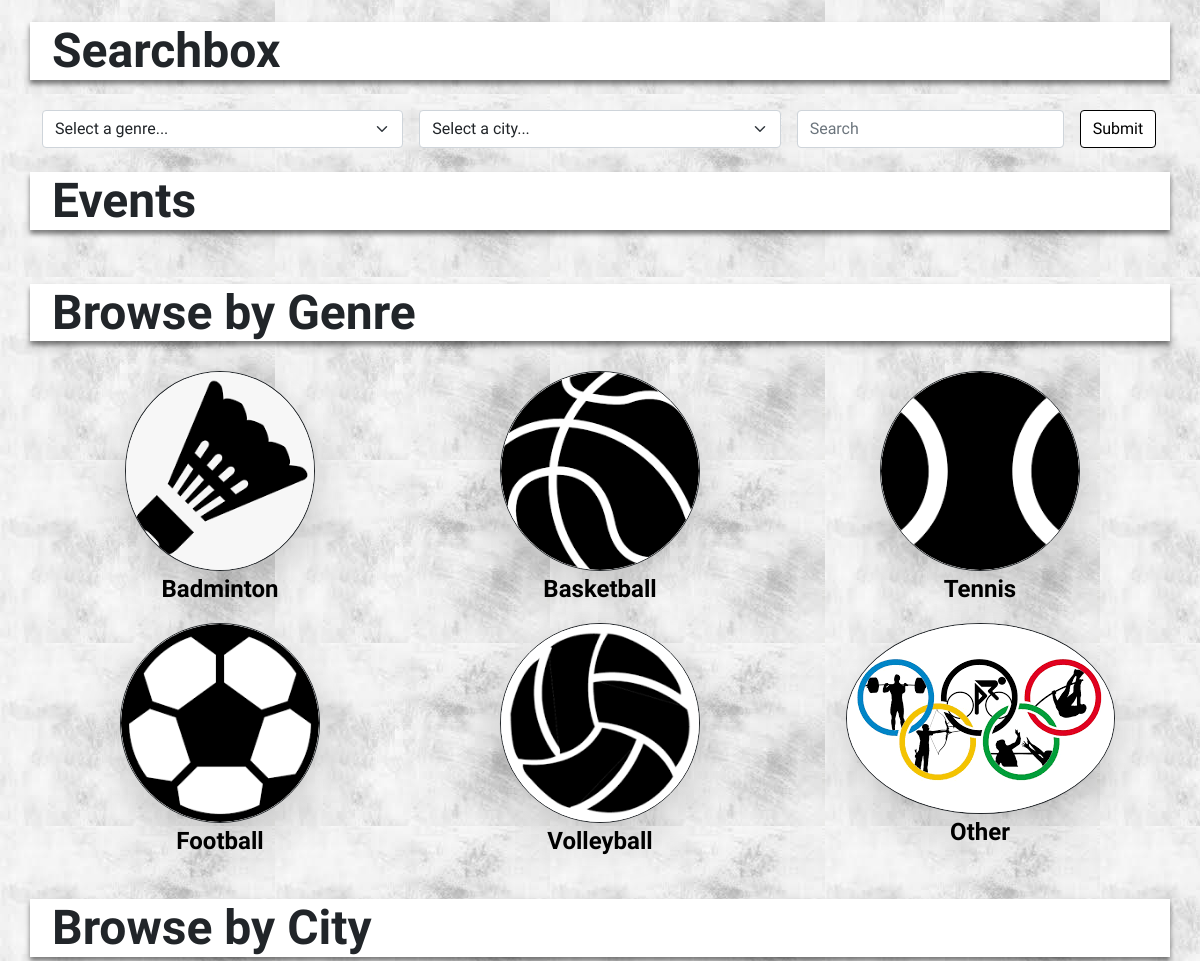
The app's page / (middle part), older data.
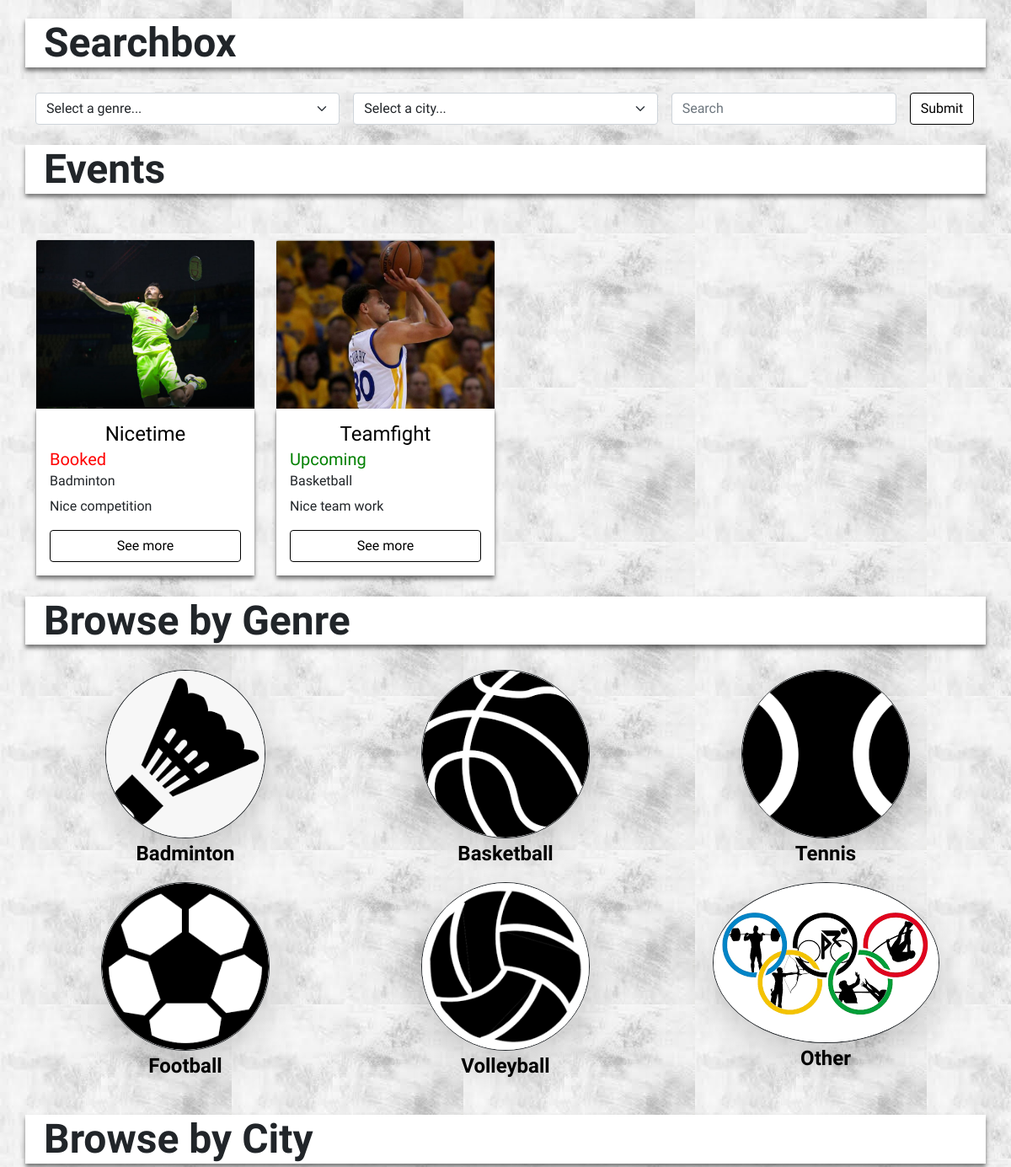
The same page, newer data.
### website/models.py (models this page shows, shortened)
class Event(db.Model):
    __tablename__ = 'events'
    id = db.Column(db.Integer, primary_key=True, nullable=False)
    title = db.Column(db.String(100), index=True, unique=True, nullable=False)
    date = db.Column(db.DateTime, nullable=False)
    headliner = db.Column(db.String(80), index=True, nullable=False)
    venue = db.Column(db.String(80), nullable=False)
    description = db.Column(db.String(2000), nullable=False)
    image = db.Column(db.String(400), default='/static/images/live.jpg')
    total_tickets = db.Column(db.Integer, nullable=False)
    tickets_booked = db.Column(db.Integer, default=0, nullable=False)
    tickets_remaining = db.Column(db.Integer, nullable=False)
    price = db.Column(db.Float, nullable=False)
    event_status = db.Column(db.Enum(EventStatus))
    event_genre = db.Column(db.Enum(EventGenre))
    event_city = db.Column(db.Enum(EventCity))
    created_on = db.Column(db.DateTime, default=datetime.now())
    comments = db.relationship('Comment', backref='event')
    users = db.relationship('User', backref='event')
    booking = db.relationship('Booking', backref='event', viewonly=True)
    user_id = db.Column(db.Integer, db.ForeignKey('users.id'), nullable=False)

### website/views.py (the view)
@bp.route('/')
def index():
    return render_template('index.html')

### website/templates/index.html (shortened to what this page needs)
{% extends 'base.html' %} {% block content %}
<br>
<div id='page-container' class='container'>
    <br>
    <div class='row'>
        <h1 class='display-5 fw-bold'>Searchbox </h1>
    </div>
    <form action="{{url_for('main.search')}}" class="row gx-3 gy-2 align-items-center">
        <div class="col-md-4">
            <select name="genre" class="form-select">
                <option value='' selected>Select a genre...</option>
            </select>
        </div>
        <div class="col-md-4">
            <select name="city" class="form-select">
                <option value='' selected>Select a city...</option>
            </select>
        </div>
        <div class="col-md-3">
            <input name="search" class="form-control mr-sm-2" type="search" placeholder="Search"
                aria-label="Search"></input>
        </div>
        <div class="col-md-1">
            <button type="submit" id='searchbtn' class="btn btn-primary btn-block">Submit</button>
        </div>
    </form>
    <br>
    <div class='row'>
        <h1 class='display-5 fw-bold'>Events</h1>
    </div>
    <div class='row'>
        {% for event in current_events %}
        <div class='col-12 col-sm-6 col-md-4 col-lg-3 d-flex align-items-stretch'>
            <div class='card mt-4'>
                <img src="{{event.image}}" class='card-img-top img-fluid' alt=''>
                <div class='card-body d-flex flex-column'>
                    <h4 class='card-title'><a href='{{url_for("events.show", id=event.id)}}'>{{event.title}}</a></h4>
                    {% if event.tickets_remaining == 0 %}
                    <h5 class='card-subtitle mb-2' style="color:red">{{event.event_status.name.title()}}</h5>
                    <h6 class='card-subtitle mb-2'>{{event.event_genre.name.title()}}</h6>
                    {% else %}
                    <h5 class='card-subtitle mb-2' style="color:green">{{event.event_status.name.title()}}</h5>
                    <h6 class='card-subtitle mb-2'>{{event.event_genre.name.title()}}</h6>
                    {% endif %}
                    <p id='index-cards' class='card-text'>{{event.description}}</p>
                    <a href='{{url_for("events.show", id=event.id)}}' class='mt-auto btn btn-outline-dark'>See more</a>
                </div>
            </div>
        </div>
        {% endfor %}
    </div>
    <br>
    <div class='row'>
        <h1 class='display-5 fw-bold'>Browse by Genre</h1>
    </div>
    <div class='row'>
        {% for genre in genres %}
        <div class='col-6 col-xl-4'>
            <a id='genre-links' href='{{url_for("events.view_events", genre=genre.name.lower())}}'>
                <img id='genre-images' class='img-fluid shadow-lg  bg-white text-white rounded-circle border border-dark m-auto d-block'
                    src="{{url_for('static', filename='images/{0}.png'.format(genre.name|lower))}}">
                <div class="d-flex justify-content-center">
                    <p>{{genre.name.title()}}</p>
            </a>
        </div>
    </div>
    {% endfor %}
<br>
<div class='row'>
    <h1 class='display-5 fw-bold'>Browse by City</h1>
</div>
{% endblock %}

Row changes from the older to the newer data that the page shows:
added Event: image (picture), title "Nicetime", event_status.name "Booked", event_genre.name "Badminton", description "Nice competition"
added Event: image (picture), title "Teamfight", event_status.name "Upcoming", event_genre.name "Basketball", description "Nice team work"
